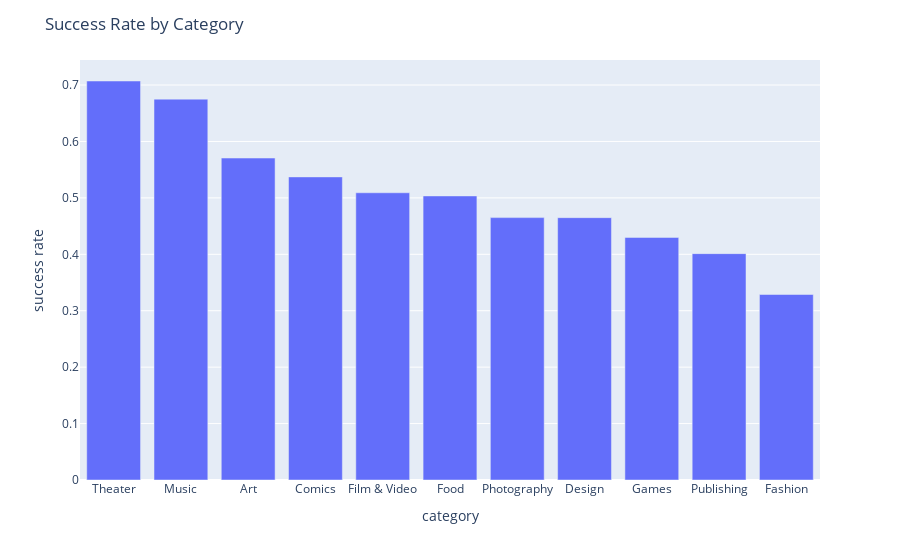

Notebook code for this chart:
### Code cell
fig = px.bar(categories_high_counts,categories_high_counts.index,'success rate')
fig.update_layout(hovermode="x unified", title="Success Rate by Category")
fig.show()

### Figure 1 — Plotly figure (JSON) as saved in the notebook; plotly's stock layout.template omitted (floating-point values rounded to 4 significant figures)
{"data": [{"alignmentgroup": "True", "hovertemplate": "category=%{x}<br>success rate=%{y}<extra></extra>", "legendgroup": "", "marker": {"color": "#636efa"}, "name": "", "offsetgroup": "", "orientation": "v", "showlegend": false, "textposition": "auto", "type": "bar", "x": ["Theater", "Music", "Art", "Comics", "Film & Video", "Food", "Photography", "Design", "Games", "Publishing", "Fashion"], "xaxis": "x", "y": [0.7071, 0.675, 0.5706, 0.5372, 0.509, 0.5035, 0.465, 0.4649, 0.4299, 0.4012, 0.3288], "yaxis": "y"}], "layout": {"barmode": "relative", "hovermode": "x unified", "legend": {"tracegroupgap": 0}, "margin": {"t": 60}, "title": {"text": "Success Rate by Category"}, "xaxis": {"anchor": "y", "domain": [0, 1], "title": {"text": "category"}}, "yaxis": {"anchor": "x", "domain": [0, 1], "title": {"text": "success rate"}}}}
